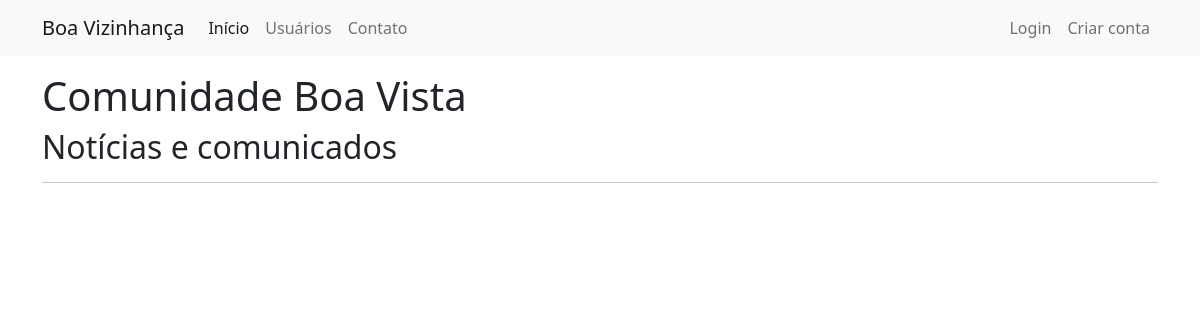
The app's page /, older data.
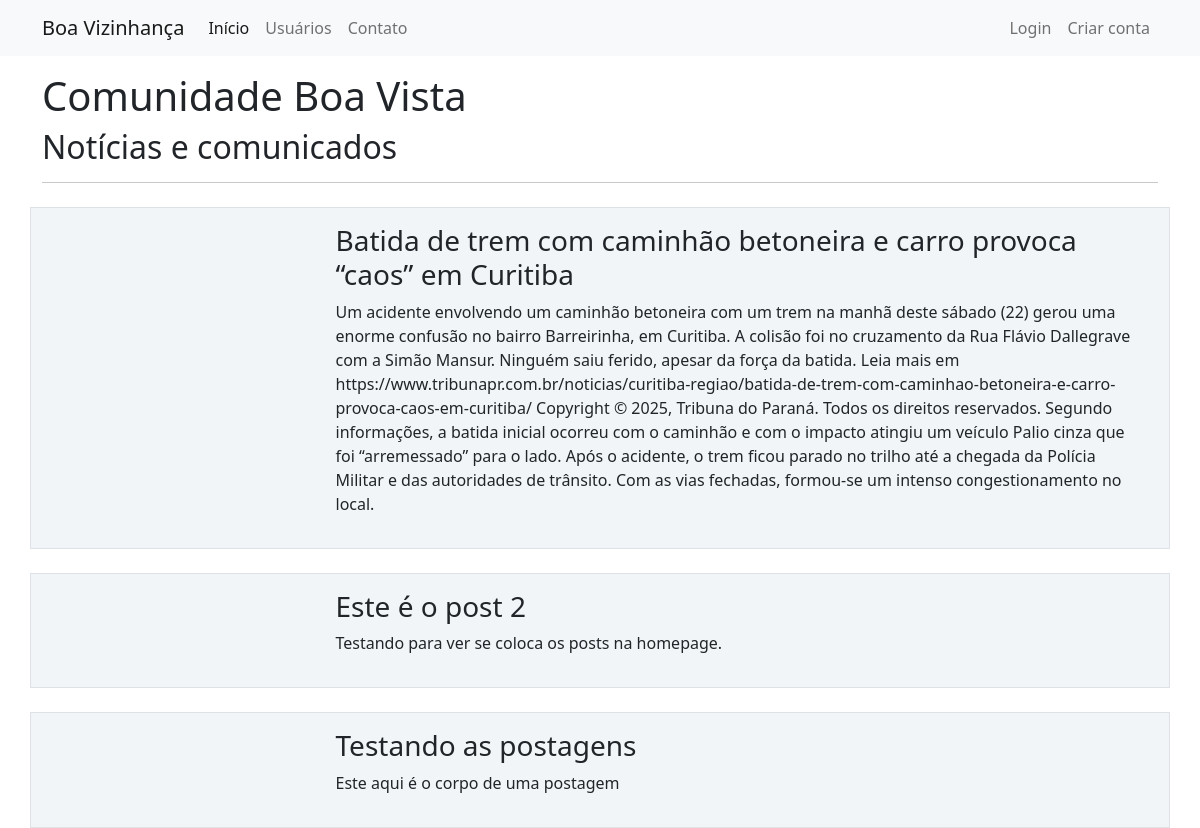
The same page, newer data.
### comunidade/models.py (models this page shows)
class Post(database.Model):
    id = database.Column(database.Integer, primary_key=True)
    tema = database.Column(database.String, nullable=False, default='Comunicado')
    imagem = database.Column(database.String)
    titulo = database.Column(database.String, nullable=False)
    corpo = database.Column(database.Text, nullable=False)
    data_criacao = database.Column(database.DateTime, nullable=False, default=datetime.utcnow)
    id_usuario = database.Column(database.Integer, database.ForeignKey('usuario.id'), nullable=False)
    comentarios_post = database.relationship('Comentario', backref='comentarios_do_post', lazy=True)

### comunidade/routes.py (the view)
@app.route('/')
def home():
    posts = Post.query.order_by(Post.id.desc())
    return render_template('home.html', posts=posts)

### comunidade/templates/home.html
{% extends 'base.html' %}
{% block body %}
    <div class="container mt-3">
        <h1>Comunidade Boa Vista</h1>
        <h2>Notícias e comunicados</h2>
        <hr>
        {% for post in posts %}
            <div class="row border mt-4 p-3 meupost">
                <div class="col col-3">
                    <div class="image pe-2"> <img src="{{ foto_perfil }}" class="rounded" width="200"> </div>
                </div>
                <div class="col col-9">
                    <h3>{{ post.titulo }}</h3>
                    <p>{{ post.corpo }}</p>
                </div>
            </div>
        {% endfor %}
    </div>
{% endblock %}

Row changes from the older to the newer data that the page shows:
added Post: titulo "Batida de trem com caminhão betoneira e carro provoca “caos” em Curitiba", corpo "Um acidente envolvendo um caminhão betoneira com um trem na manhã deste sábado (22) gerou uma enorme confusão no bairro Barreirinha, em Curitiba. A colisão foi no cruzamento da Rua Flávio Dallegrave com a Simão Mansur. Ninguém saiu ferido, apesar da força da batida. Leia mais em https://www.tribunapr.com.br/noticias/curitiba-regiao/batida-de-trem-com-caminhao-betoneira-e-carro-provoca-caos-em-curitiba/ Copyright © 2025, Tribuna do Paraná. Todos os direitos reservados. Segundo informações, a batida inicial ocorreu com o caminhão e com o impacto atingiu um veículo Palio cinza que foi “arremessado” para o lado. Após o acidente, o trem ficou parado no trilho até a chegada da Polícia Militar e…"
added Post: titulo "Este é o post 2", corpo "Testando para ver se coloca os posts na homepage."
added Post: titulo "Testando as postagens", corpo "Este aqui é o corpo de uma postagem"
